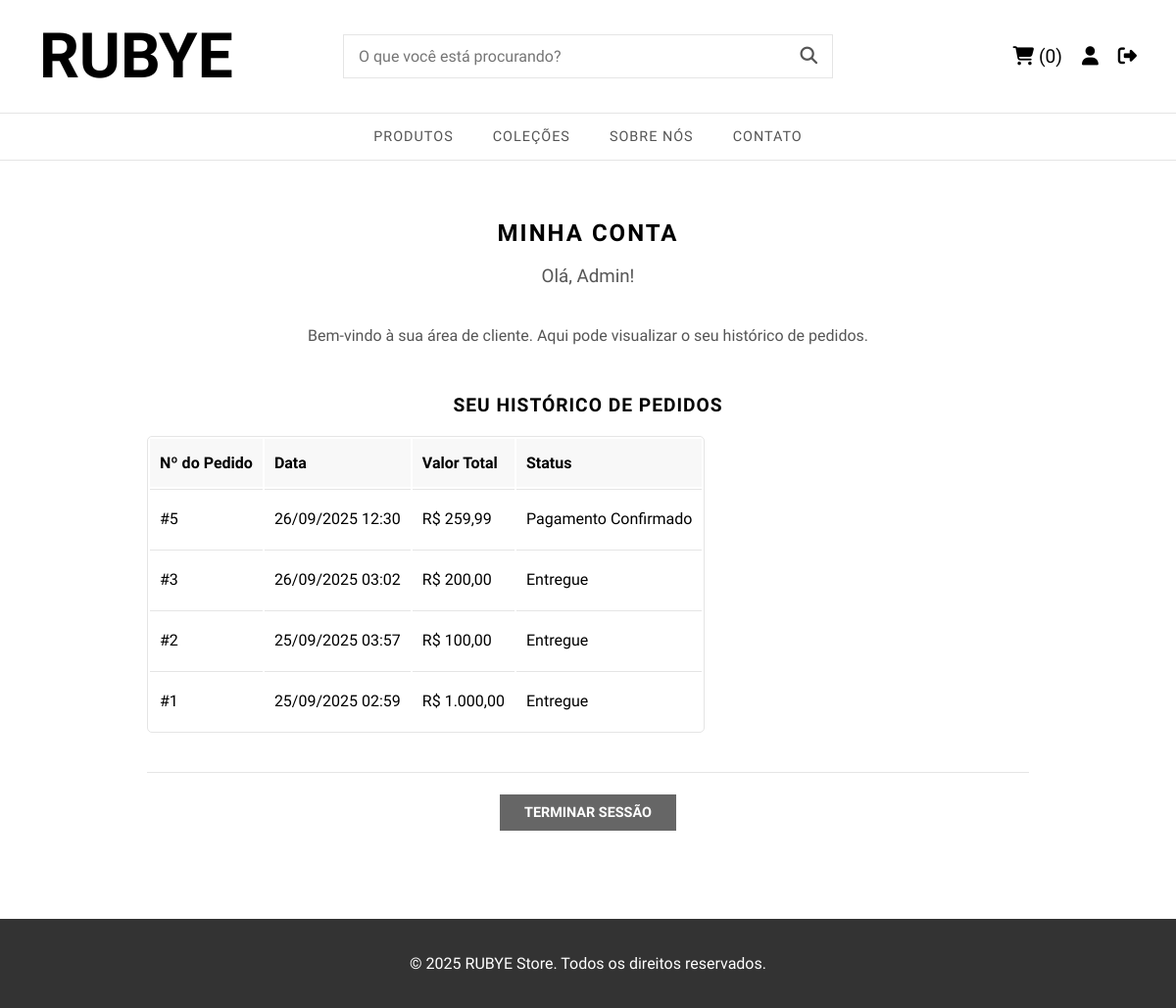
The app's page /minha_conta.php (signed in), older data.
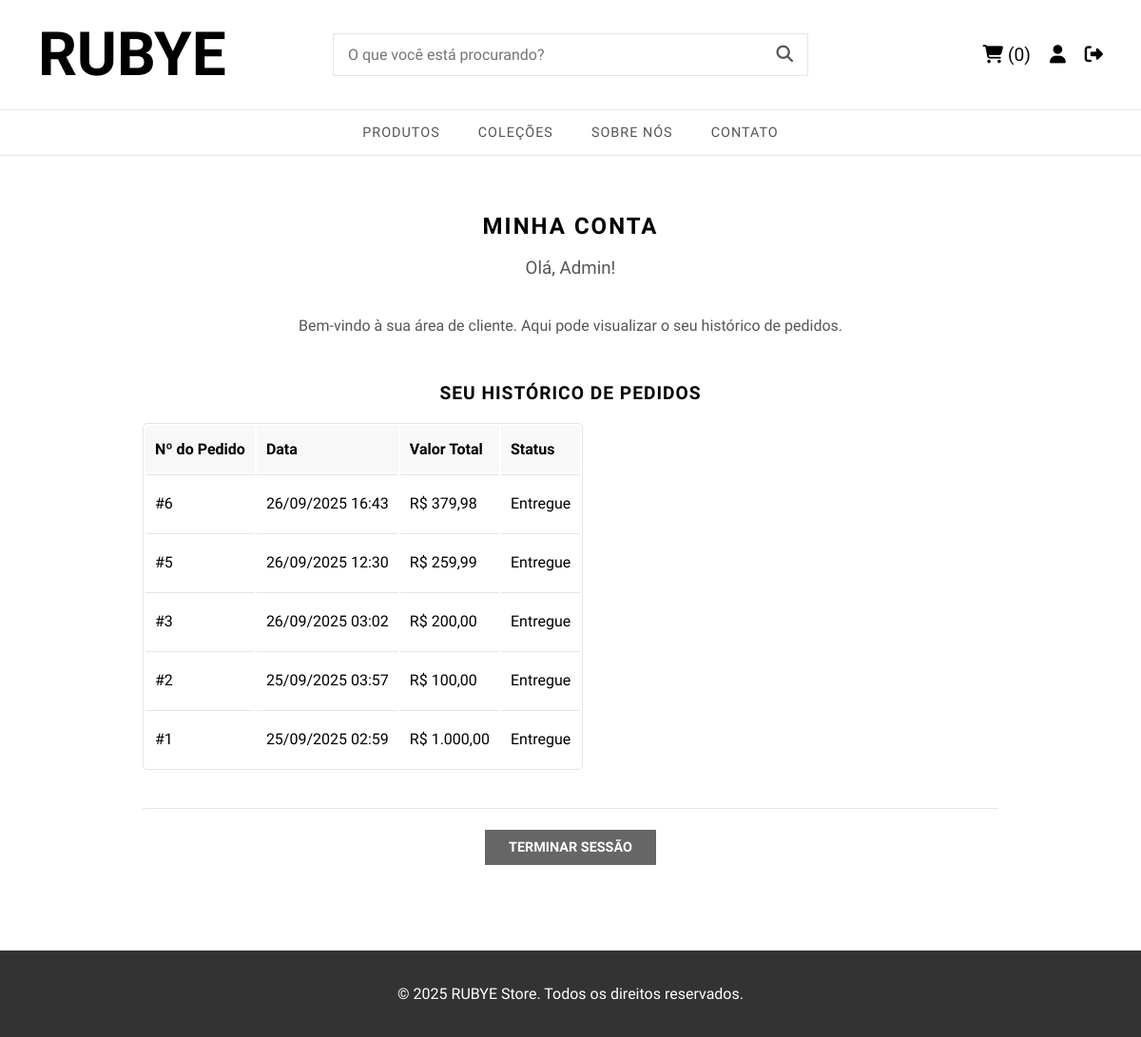
The same page, newer data.
### tables this page shows
CREATE TABLE `pedidos` (
  `id` int(11) NOT NULL,
  `usuario_id` int(11) NOT NULL,
  `total` decimal(10,2) NOT NULL,
  `status` enum('Pedido Recebido','Pagamento em Análise','Pagamento Confirmado','Em Separação','Enviado','Em rota de entrega','Entregue','Pedido Cancelado') NOT NULL DEFAULT 'Pedido Recebido',
  `data_pedido` timestamp NOT NULL DEFAULT current_timestamp()
);

### public/minha_conta.php (the view, shortened to what this page needs)
<?php
include 'partials/header.php';
$usuario_id = $_SESSION['usuario_id'];
?>
<div class="account-page">
    <h2>Minha Conta</h2>
    <h3>Olá, <?php echo htmlspecialchars($_SESSION['usuario_nome']); ?>!</h3>
    <p>Bem-vindo à sua área de cliente. Aqui pode visualizar o seu histórico de pedidos.</p>
    <div class="order-history">
        <h4>Seu Histórico de Pedidos</h4>
        <?php
        $stmt = $conexao->prepare("SELECT * FROM pedidos WHERE usuario_id = ? ORDER BY data_pedido DESC");
        $stmt->bind_param("i", $usuario_id);
        $stmt->execute();
        $pedidos = $stmt->get_result();
        if ($pedidos->num_rows > 0) :
        ?>
            <table>
                <thead>
                    <tr>
                        <th>Nº do Pedido</th>
                        <th>Data</th>
                        <th>Valor Total</th>
                        <th>Status</th>
                    </tr>
                </thead>
                <tbody>
                    <?php while ($pedido = $pedidos->fetch_assoc()) : ?>
                        <tr>
                            <td>#<?php echo $pedido['id']; ?></td>
                            <td><?php echo date('d/m/Y H:i', strtotime($pedido['data_pedido'])); ?></td>
                            <td>R$ <?php echo number_format($pedido['total'], 2, ',', '.'); ?></td>
                            <td><?php echo htmlspecialchars($pedido['status']); ?></td>
                        </tr>
                    <?php endwhile; ?>
                </tbody>
            </table>
        <?php else : ?>
            <p>Você ainda não fez nenhum pedido.</p>
        <?php endif; ?>
    </div>
    <div class="account-actions">
        <a href="logout.php" class="btn-secondary">Terminar Sessão</a>
    </div>
</div>
<?php include 'partials/footer.php'; ?>

### public/partials/header.php (shortened to what this page needs)
<!DOCTYPE html>
<html lang="pt-br">
<head>
    <link rel="stylesheet" href="https://cdnjs.cloudflare.com/ajax/libs/font-awesome/6.5.2/css/all.min.css" />
    <link rel="stylesheet" href="https://cdn.jsdelivr.net/npm/@splidejs/splide@4.1.4/dist/css/splide.min.css">
    <link rel="stylesheet" href="../assets/css/style.css">
</head>
<body>
    <header class="site-header">
        <div class="header-logo">
            <a href="index.php">RUBYE</a>
        </div>
        <div class="header-search">
            <form action="produtos.php" method="GET" class="search-form">
                <input type="text" name="busca" placeholder="O que você está procurando?" required>
                <button type="submit"><i class="fa-solid fa-magnifying-glass"></i></button>
            </form>
        </div>
        <div class="header-nav">
            <div class="header-icons">
                <a href="carrinho.php">
                    <i class="fa-solid fa-cart-shopping"></i>
                    (<span id="cart-counter"><?php echo isset($_SESSION['carrinho']) ? count($_SESSION['carrinho']) : 0; ?></span>)
                </a>
                <?php if (isset($_SESSION['usuario_id'])) : ?>
                    <a href="minha_conta.php" title="Minha Conta"><i class="fa-solid fa-user"></i></a>
                    <a href="logout.php" title="Sair"><i class="fa-solid fa-right-from-bracket"></i></a>
                <?php else : ?>
                    <a href="login.php" title="Login"><i class="fa-solid fa-user"></i></a>
                <?php endif; ?>
            </div>
        </div>
    </header>
    <nav class="secondary-nav">
        <a href="produtos.php">PRODUTOS</a>
        <a href="colecoes.php">COLEÇÕES</a>
        <a href="sobre.php">SOBRE NÓS</a>
        <a href="contato.php">CONTATO</a>
    </nav>
    <main class="site-main">

### public/partials/footer.php (shortened to what this page needs)
</main> <footer class="public-footer" style="text-align: center; padding: 20px; margin-top: 40px; background-color: #333; color: #fff;">
        <p>&copy; <?php echo date('Y'); ?> RUBYE Store. Todos os direitos reservados.</p>
    </footer>
</body>
</html>

### assets/css/style.css (style rules this page uses)
:root { --background-color: #ffffff; --text-color: #000000; --border-color: #e5e5e5; --font-logo: 'UnifrakturCook', cursive; --font-body: 'Work Sans', sans-serif; }
html { height: 100%; }
body { font-family: var(--font-body); margin: 0; background-color: var(--background-color); color: var(--text-color); font-weight: 400; min-height: 100%; display: flex; flex-direction: column; }
.site-main, .admin-container { flex-grow: 1; }
a { color: var(--text-color); text-decoration: none; }
.site-header { display: grid; grid-template-columns: 1fr auto 1fr; align-items: center; padding: 20px 40px; border-bottom: 1px solid var(--border-color); gap: 20px; }
.header-logo a { font-family: var(--font-logo); font-size: 4em; font-weight: 700; }
.header-nav { display: flex; justify-content: flex-end; }
.header-icons { display: flex; align-items: center; gap: 20px; }
.header-icons a { font-size: 1.2em; }
.secondary-nav { display: flex; justify-content: center; gap: 40px; padding: 15px 0; border-bottom: 1px solid var(--border-color); }
.secondary-nav a { text-transform: uppercase; font-weight: 500; font-size: 0.9em; letter-spacing: 1px; color: #555; }
.btn-secondary { background-color: #666; color: #fff; padding: 10px 25px; text-transform: uppercase; font-size: 0.9em; font-weight: 700; border: none; transition: background-color 0.3s ease; }
.cart-page, .checkout-page, .account-page, .product-page-container, .product-gallery-page, .login-container { padding: 40px; }
.account-page { max-width: 900px; margin: 60px auto; padding: 0 20px; }
.account-page h2 { text-align: center; text-transform: uppercase; font-weight: 700; letter-spacing: 2px; margin-bottom: 15px; }
.account-page h3, .account-page p { text-align: center; color: #555; }
.account-page h3 { font-weight: 500; margin-bottom: 40px; }
.order-history { margin-top: 50px; }
.order-history h4 { text-align: center; font-size: 1.2em; text-transform: uppercase; letter-spacing: 1px; margin-bottom: 20px; }
.order-history table { border: 1px solid var(--border-color); border-radius: 5px; overflow: hidden; }
.order-history table th { background: #f8f8f8; text-align: left; padding: 15px 10px; }
.order-history table td { border-top: 1px solid var(--border-color); padding: 20px 10px; }
.account-actions { text-align: center; margin-top: 40px; padding-top: 30px; border-top: 1px solid var(--border-color); }
.site-header { flex-wrap: wrap; }
.header-logo { flex-grow: 0; flex-basis: 33%; }
.header-nav { flex-basis: 33%; justify-content: flex-end; }
.header-search { grid-column: 2; display: flex; justify-content: center; padding: 0 20px; width: 500px; }
.search-form { display: flex; width: 100%; max-width: 500px; border: 1px solid var(--border-color); }
.search-form input[type="text"] { flex-grow: 1; border: none; padding: 12px 15px; font-size: 1em; font-family: var(--font-body); }
.search-form button { border: none; background: transparent; padding: 0 15px; cursor: pointer; font-size: 1.1em; color: #555; }

Row changes from the older to the newer data that the page shows:
added pedidos: id "6", data_pedido "26/09/2025 16:43", total "379,98", status "Entregue"
changed pedidos id 5: status "Pagamento Confirmado" → "Entregue"
